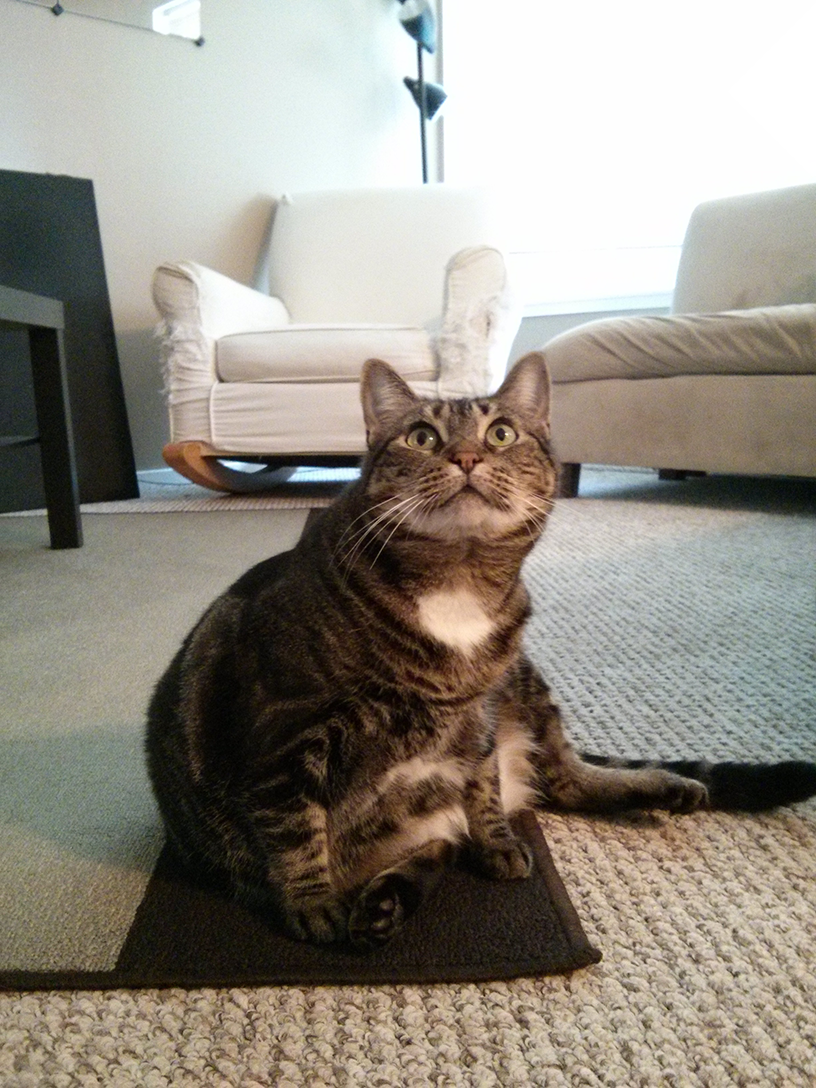
#> input picture ocr-tutorials/pillow-tutorial/zophie.png, 816 x 1088 px
$ python pillow_tutorial.py
#> lines starting #> are read from the running program, lines starting #| are printed output that depends on the picture
from PIL import ImageColor, Image

# Both of these return the RGBA coordinates for red: (255, 0, 0, 255)
ImageColor.getcolor(color='red', mode='RGBA')
ImageColor.getcolor(color='RED', mode='RGBA')

# Returns RGBA coordinates fro black: (0, 0, 0, 255)
ImageColor.getcolor(color='Black', mode='RGBA')

# Returns RGBA coordinates for chocolate: (210, 105, 30, 255)
ImageColor.getcolor(color='chocolate', mode='RGBA')

# Returns RGBA coordinate for cornflowerblue: (100, 149, 237, 255)
ImageColor.getcolor(color='CornflowerBlue', mode='RGBA')

# Load picture of Zophie the cat
catIm = Image.open('zophie.png')
#> catIm is the input picture: PIL image 816x1088 RGB; mean R, G, B 147, 141.1, 131.1

# Get width x height of catIm: 816 x 1088 px
print(catIm.size)
#| (816, 1088)

# Get filename of catIm: zophie.png
print(catIm.filename)
#| zophie.png

# Get file format/description thereof
print(catIm.format, catIm.format_description)
#| PNG Portable network graphics

# Save zophie.png as a JPEG file (Pillow does this automatically)
catIm.save('zophie.jpg')

# Create a new, solid purple image file that's 100 x 200 px
im = Image.new(mode='RGBA', size=(100, 200), color='purple')
im.save(fp='purpleImage.png')

# Use the .crop() method to crop an Image object according to some box tuple
croppedIm = catIm.crop((335, 345, 565, 560))
croppedIm.save('cropped.png')

# Make a copy of zophie.png using the .copy() method
catCopyIm = catIm.copy()

# Crop image so that we only see Zophie the cat's face
faceIm = catIm.crop((335, 345, 565, 560))

# faceIm is 230 x 215 px
print(faceIm.size)
#| (230, 215)

# Now, use the .paste() method to paste faceIm on top of catCopyIm at the coordinates (0, 0) and (400, 500)
# NOTE: THe .paste() method modifies the Image object in place
catCopyIm.paste(faceIm, (0, 0))
catCopyIm.paste(faceIm, (400, 500))
catCopyIm.save('pasted.png')

catImWidth, catImHeight = catIm.size
#> catImWidth = 816; catImHeight = 1088
faceImWidth, faceImHeight = faceIm.size
#> faceImWidth = 230; faceImHeight = 215
catCopyTwo = catIm.copy()

# This code will "tile" Zophie's head across the entire image
for left in range(0, catImWidth, faceImWidth):
    for top in range(0, catImHeight, faceImHeight):
        print(left, top)
        catCopyTwo.paste(faceIm, (left, top))
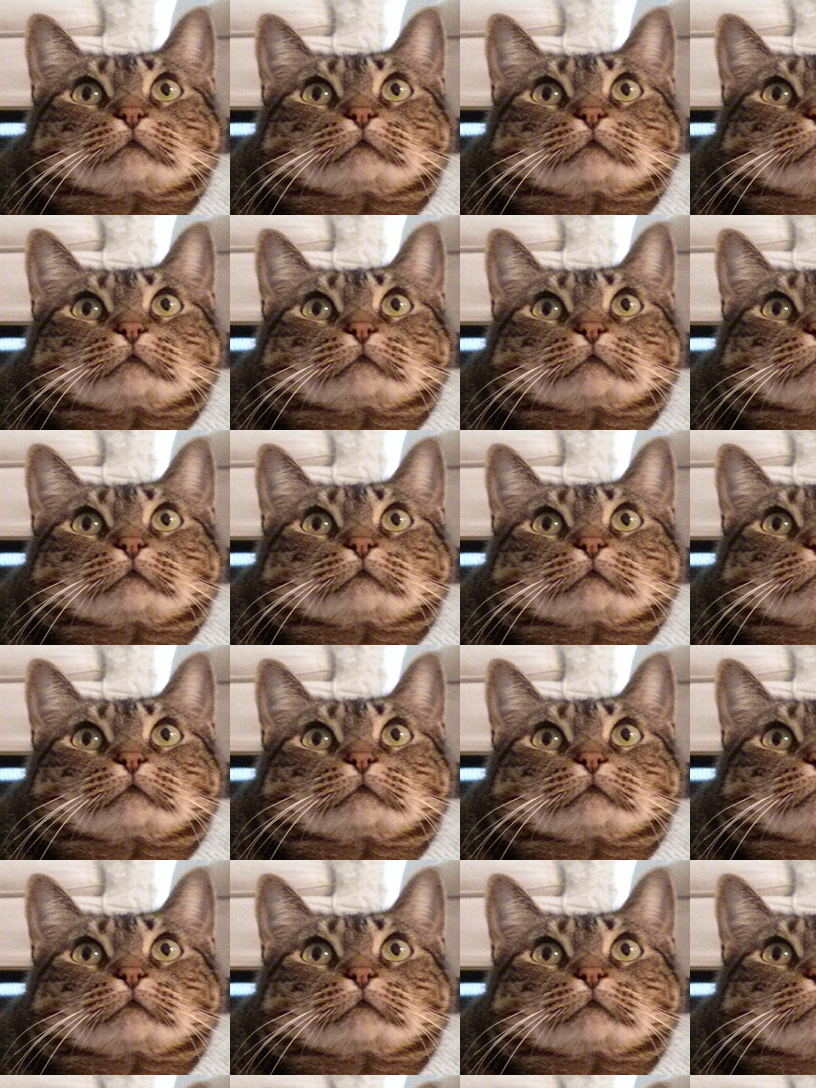
#> catCopyTwo: PIL image 816x1088 RGB; mean R, G, B 137.7, 114.5, 100.6

catCopyTwo.save('tiled.png')

# Shrink zophie.png down to 1/4 of its original size
width, height = catIm.size
#> width = 816; height = 1088

quartersizedIm = catIm.resize((int(width/2), int(height/2)))
quartersizedIm.save('quartersize.png')

# Now stretch out the image so that it's longer
svelteIm = catIm.resize((width, height+300))
svelteIm.save('svelte.png')

# Rotate zophie.png by 90, 180, and 270 degres and save the rotated images as new files
catIm.rotate(90).save('rotated90.png')
catIm.rotate(180).save('rotated180.png')
catIm.rotate(270).save('rotated270.png')
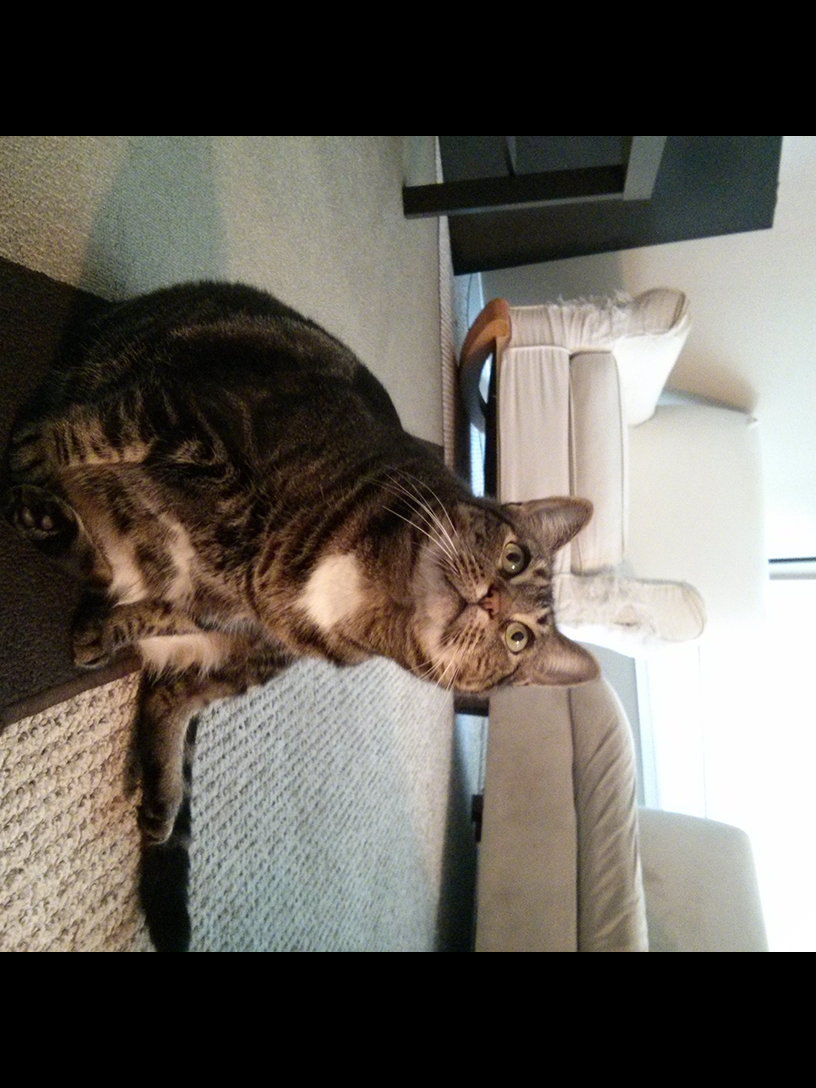
#> saved as rotated270.png: PIL image 816x1088 RGB; mean R, G, B 100.3, 95.7, 88.5

# If you set "expand" to True, the image will enlarge to fit the size of the rotated image (and add a black
# background anywhere that is not already filled in)
catIm.rotate(6).save('rotated6.png')
catIm.rotate(6, expand=True).save('rotated6_expanded.png')
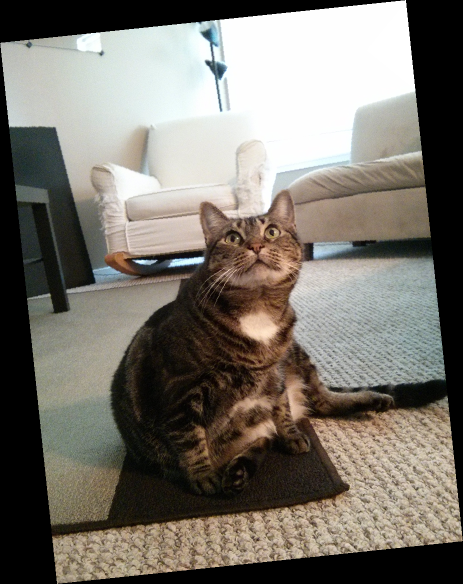
#> saved as rotated6_expanded.png: PIL image 926x1168 RGB (shown at 1/2 size); mean R, G, B 120.6, 115.8, 107.6

# To flip an image, use the .transpose() method
# NOTE: YOu must either pass Image.FLIP_LEFT_RIGHT (to flip horizontally) or Image.FLIP_TOP_BOTTOM (to flip vertically)
# to the .transpose() method
catIm.transpose(Image.FLIP_LEFT_RIGHT).save('horizontal_flip.png')
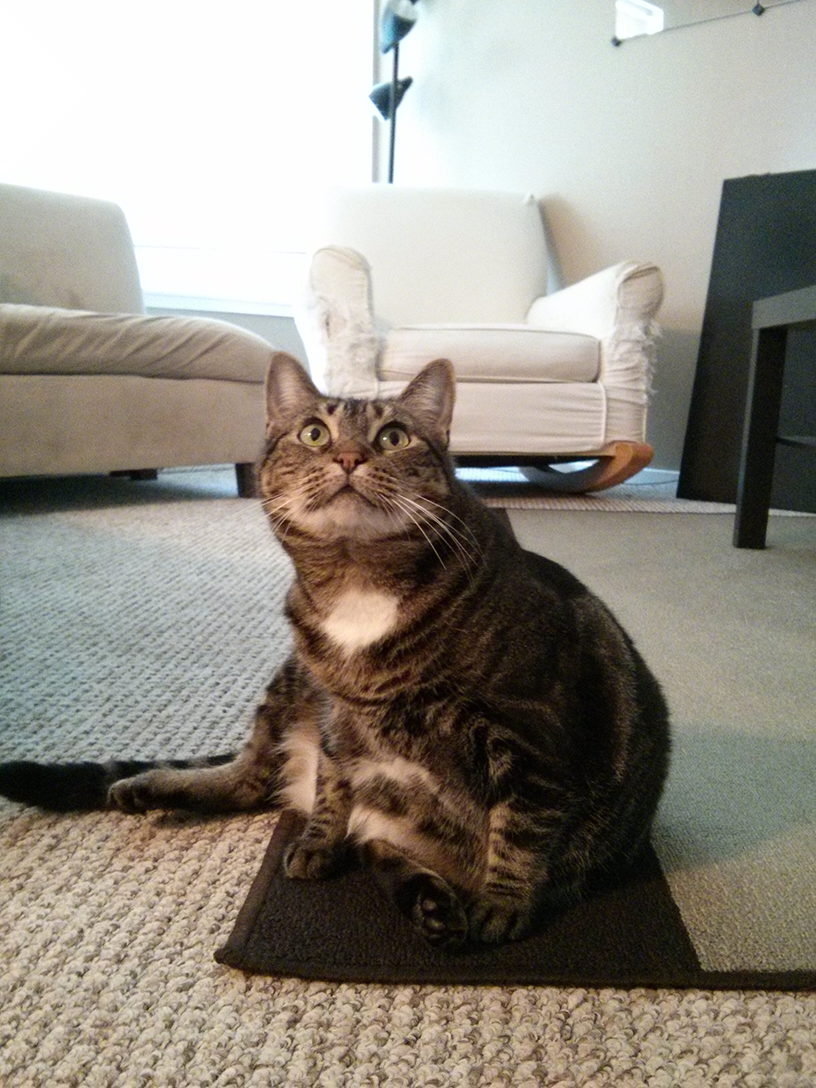
#> saved as horizontal_flip.png: PIL image 816x1088 RGB; mean R, G, B 147, 141.1, 131.1
catIm.transpose(Image.FLIP_TOP_BOTTOM).save('vertical_flip.png')
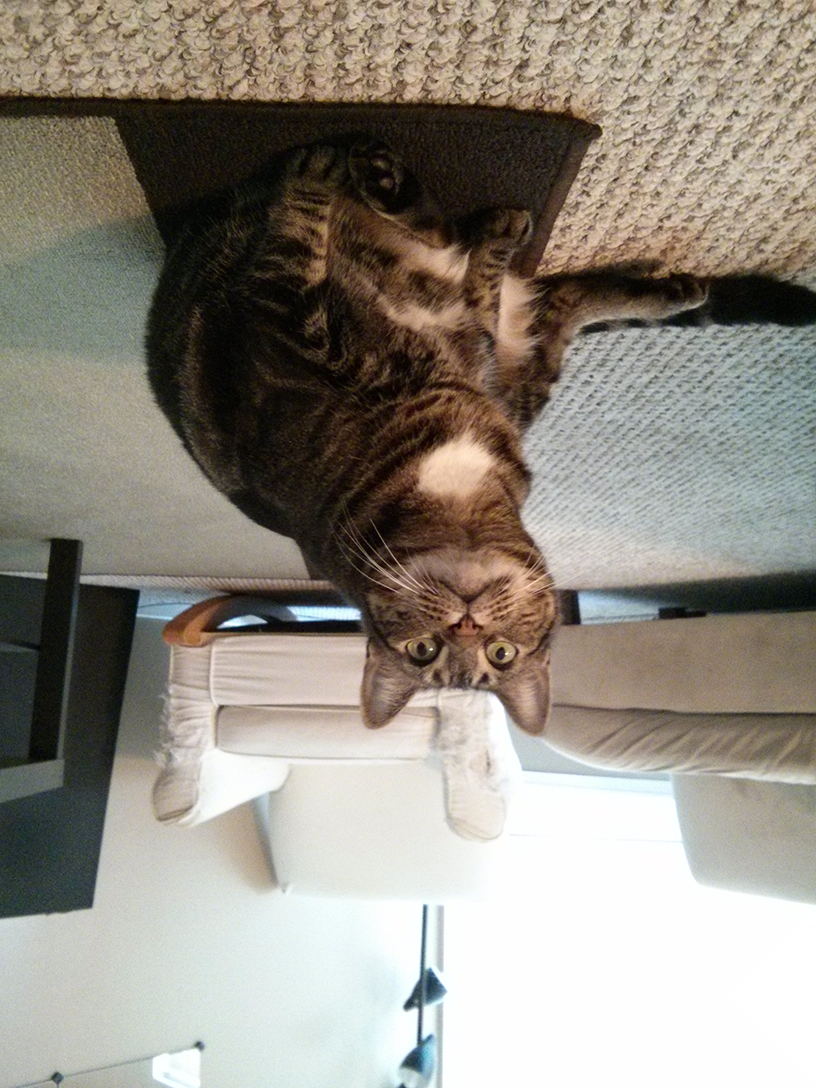
#> saved as vertical_flip.png: PIL image 816x1088 RGB; mean R, G, B 147, 141.1, 131.1

# Can use the .getpixel() and .putpizel() methods to get and alter individual pixels in an image
im = Image.new(mode='RGBA', size=(100, 100))
#> im: PIL image 100x100 RGBA; every value is 0

# The pixel at (0, 0) is the default "transparent black" pixel
print(im.getpixel(xy=(0, 0)))
#| (0, 0, 0, 0)

for x in range(100):
    for y in range(50):
        im.putpixel(xy=(x, y), value=(210, 210, 210))
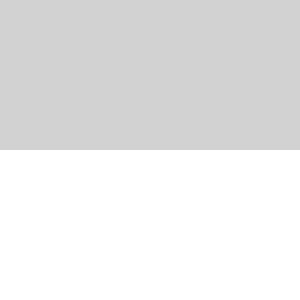
#> im: PIL image 100x100 RGBA (shown 3 times larger); mean R, G, B, A 105, 105, 105, 127.5; transparent parts drawn white

for x in range(100):
    for y in range(50, 100):
        im.putpixel(xy=(x, y), value=ImageColor.getcolor(color='darkgray', mode='RGBA'))
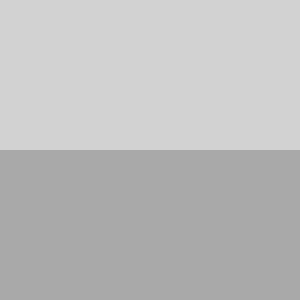
#> im: PIL image 100x100 RGBA (shown 3 times larger); mean R, G, B, A 189.5, 189.5, 189.5, 255

# Now, the pixel in position (0, 0) is: (210, 210, 210, 255)
print(im.getpixel(xy=(0, 0)))
#| (210, 210, 210, 255)

# And the pixel in position (0, 50) is: (169, 169, 169, 255)
print(im.getpixel((0, 50)))
#| (169, 169, 169, 255)

# Now, save the image (which is just a box whose top half is light gray and bottom half is dark gray
im.save('putPixel.png')
